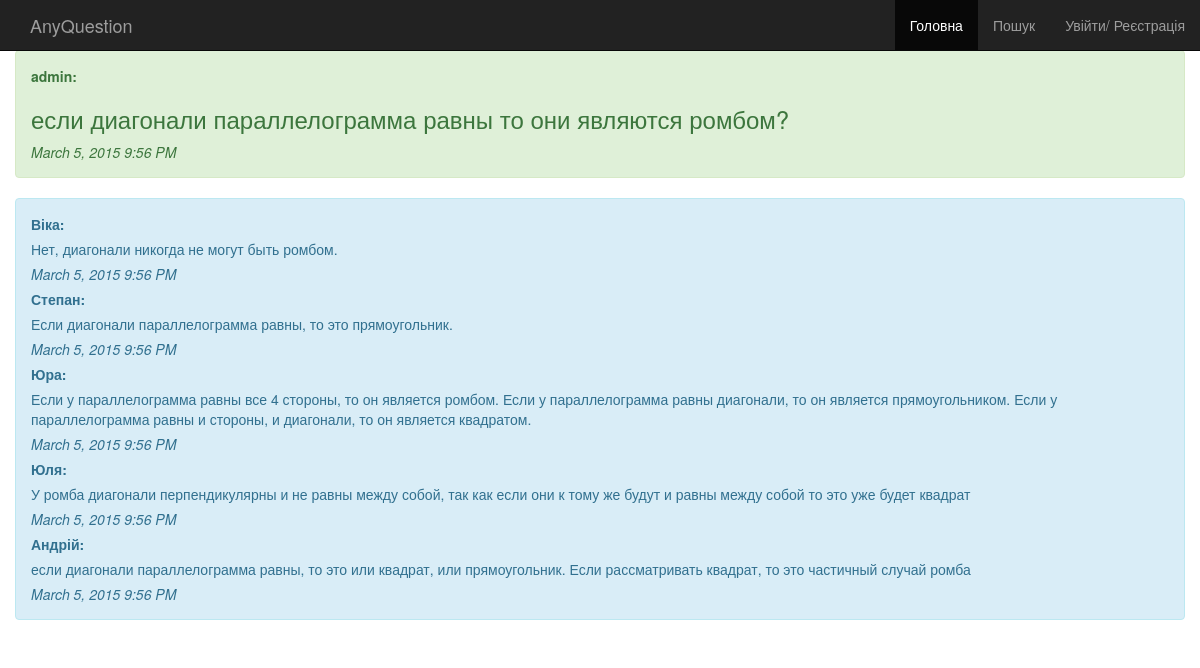
The app's page /question=1 with its own data.
### models.py (models this page shows, shortened)
class User(db.Model, UserMixin):
    id = db.Column(db.Integer, primary_key=True)
    username = db.Column(db.String(80), unique=True)
    email = db.Column(db.String(120), unique=True)
    password = db.Column(db.String(120))

class Question(db.Model):
    __searchable__ = ['text']
    id = db.Column(db.Integer, primary_key=True)
    text = db.Column(db.Text)
    user_id = db.Column(db.Integer, db.ForeignKey('user.id'))
    pub_user = db.relationship('User',
        backref=db.backref('users', lazy='dynamic'))
    pub_date = db.Column(db.DateTime)

class Answer(db.Model):
    id = db.Column(db.Integer, primary_key=True)
    text = db.Column(db.Text)
    pub_date = db.Column(db.DateTime)
    user_id = db.Column(db.Integer, db.ForeignKey('user.id'))
    pub_user = db.relationship('User',
        backref=db.backref('users2', lazy='dynamic'))
    question_id = db.Column(db.Integer, db.ForeignKey('question.id'))
    question = db.relationship('Question',
        backref=db.backref('questions', lazy='dynamic'))

### run.py (the view)
@app.route('/question=<int:question_id>')
def show_question(question_id):
    question = Question.query.filter_by(id=question_id).first()
    answers=Answer.query.filter_by(question_id=question_id)
    return render_template('question.html', question=question, answers=answers)

### momentjs.py (called while the page is built)
    def render(self, format):
        return Markup("<script>\ndocument.write(moment(\"%s\").%s);\n</script>" % (self.timestamp.strftime("%Y-%m-%dT%H:%M:%S Z"), format))

    def format(self, fmt):
        return self.render("format(\"%s\")" % fmt)

### templates/question.html (shortened to what this page needs)
{% extends "base.html" %}
{% block content %}
    <div class="alert alert-success" role="alert">
        <p><strong>{{ question.pub_user.username }}:</strong></p>
        <h3>{{ question.text }}</h3>
        <p><i>{{ momentjs(question.pub_date).format('LLL') }}</i></p>
    </div>
    <div class="alert alert-info" role="alert">
    {% for answer in answers %}
        <p><strong>{{ answer.pub_user.username }}:</strong></p>
        <p>{{ answer.text }}</p>
        <p><i>{{ momentjs(answer.pub_date).format('LLL') }}</i></p>
    {% else %}
        <p>Поки що немає жодних відповідей</p>
    {% endfor %}
    </div>
{% endblock %}

### templates/base.html (style rules this page uses)
body { padding-top: 50px; }

### records on screen
User: pub_user.username "admin"
Question: text "если диагонали параллелограмма равны то они являются ромбом?"
Answer: pub_user.username "Віка", text "Нет, диагонали никогда не могут быть ромбом."
Answer: pub_user.username "Степан", text "Если диагонали параллелограмма равны, то это прямоугольник."
Answer: pub_user.username "Юра", text "Если у параллелограмма равны все 4 стороны, то он является ромбом. Если у параллелограмма равны диагонали, то он является прямоугольником. Если у параллелограмма равны и стороны, и диагонали, то он является квадратом."
Answer: pub_user.username "Юля", text "У ромба диагонали перпендикулярны и не равны между собой, так как если они к тому же будут и равны между собой то это уже будет квадрат"
Answer: pub_user.username "Андрій", text "если диагонали параллелограмма равны, то это или квадрат, или прямоугольник. Если рассматривать квадрат, то это частичный случай ромба"
